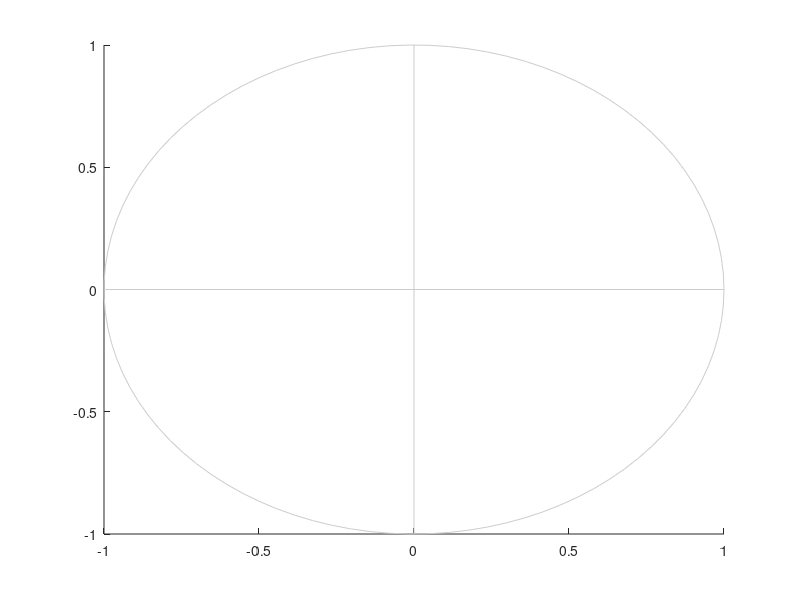

MATLAB code for this plot:
function drawTernaryMixedBackground(varargin)
% drawTernaryMixedBackground Draw guiding axes through origin and guiding
% circles for pairs of ternary texture groups.
%   drawTernaryMixedBackground draws guiding axes going through the origin
%   and guiding circles for a plot representing a mix of two ternary
%   texture groups.
%
%   Options:
%    'circles'
%       Vector of radii at which to draw guiding circles.
%    'axes'
%       Set to false to not draw the coordinate axes.
%    'circleopts'
%       Plot options for the guiding circles.
%    'axisopts'
%       Plot options for the coordinate axes.

% parse optional arguments
parser = inputParser;
parser.CaseSensitive = true;
parser.FunctionName = mfilename;

% parser.addParameter('circles', [1/4, 1/2, 3/4, 1], @(v) isempty(v) || (isvector(v) && isnumeric(v)));
parser.addParameter('circles', 1, @(v) isempty(v) || (isvector(v) && isnumeric(v)));
parser.addParameter('axes', true, @(b) isscalar(b) && islogical(b));
parser.addParameter('circleopts', {'color', [0.8, 0.8, 0.8], 'linewidth', 0.5}, @(c) iscell(c));
parser.addParameter('axisopts', {'color', [0.8 0.8 0.8], 'linewidth', 0.5}, @(c) iscell(c));

% show defaults if asked
if nargin == 1 && strcmp(varargin{1}, 'defaults')
    parser.parse;
    disp(parser.Results);
    return;
end

% parse
parser.parse(varargin{:});
params = parser.Results;

% we will overlay several graphical objects
wasHold = ishold;
hold on;

% we use this for drawing the circles
angleRange = linspace(0, 2*pi, 100);

% draw circles for orientation
circleRadii = params.circles;
for i = 1:length(circleRadii)
    radius = circleRadii(i);
    plot(radius*cos(angleRange), radius*sin(angleRange), params.circleopts{:});
end

% draw the main axes
plot([-1 1], [0 0], params.axisopts{:});
plot([0 0], [-1 1], params.axisopts{:});

% revert hold state
if ~wasHold
    hold off;
end

end
